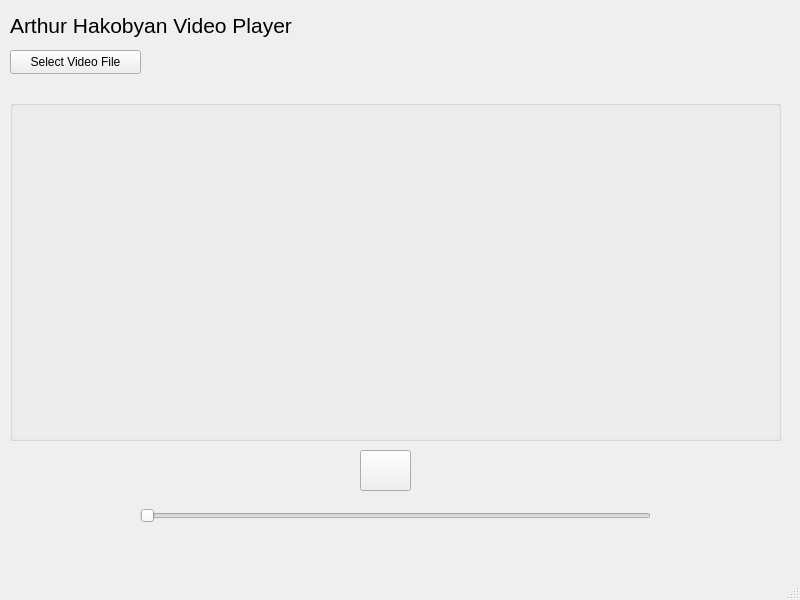
<?xml version="1.0" encoding="UTF-8"?>
<ui version="4.0">
 <class>MainWindow</class>
 <widget class="QMainWindow" name="MainWindow">
  <property name="geometry">
   <rect>
    <x>0</x>
    <y>0</y>
    <width>800</width>
    <height>600</height>
   </rect>
  </property>
  <property name="windowTitle">
   <string>MainWindow</string>
  </property>
  <widget class="QWidget" name="centralwidget">
   <widget class="QLabel" name="label">
    <property name="geometry">
     <rect>
      <x>10</x>
      <y>10</y>
      <width>291</width>
      <height>31</height>
     </rect>
    </property>
    <property name="font">
     <font>
      <pointsize>16</pointsize>
     </font>
    </property>
    <property name="text">
     <string>Arthur Hakobyan Video Player</string>
    </property>
   </widget>
   <widget class="QPushButton" name="pushButton">
    <property name="geometry">
     <rect>
      <x>10</x>
      <y>50</y>
      <width>131</width>
      <height>24</height>
     </rect>
    </property>
    <property name="text">
     <string>Select Video File</string>
    </property>
   </widget>
   <widget class="QSlider" name="horizontalSlider">
    <property name="geometry">
     <rect>
      <x>140</x>
      <y>500</y>
      <width>511</width>
      <height>31</height>
     </rect>
    </property>
    <property name="orientation">
     <enum>Qt::Horizontal</enum>
    </property>
   </widget>
   <widget class="QGroupBox" name="groupBox">
    <property name="geometry">
     <rect>
      <x>10</x>
      <y>100</y>
      <width>771</width>
      <height>341</height>
     </rect>
    </property>
    <property name="title">
     <string/>
    </property>
   </widget>
   <widget class="QPushButton" name="pushButton_2">
    <property name="geometry">
     <rect>
      <x>360</x>
      <y>450</y>
      <width>51</width>
      <height>41</height>
     </rect>
    </property>
    <property name="text">
     <string/>
    </property>
   </widget>
  </widget>
  <widget class="QMenuBar" name="menubar">
   <property name="geometry">
    <rect>
     <x>0</x>
     <y>0</y>
     <width>800</width>
     <height>22</height>
    </rect>
   </property>
  </widget>
  <widget class="QStatusBar" name="statusbar"/>
 </widget>
 <resources/>
 <connections/>
</ui>
